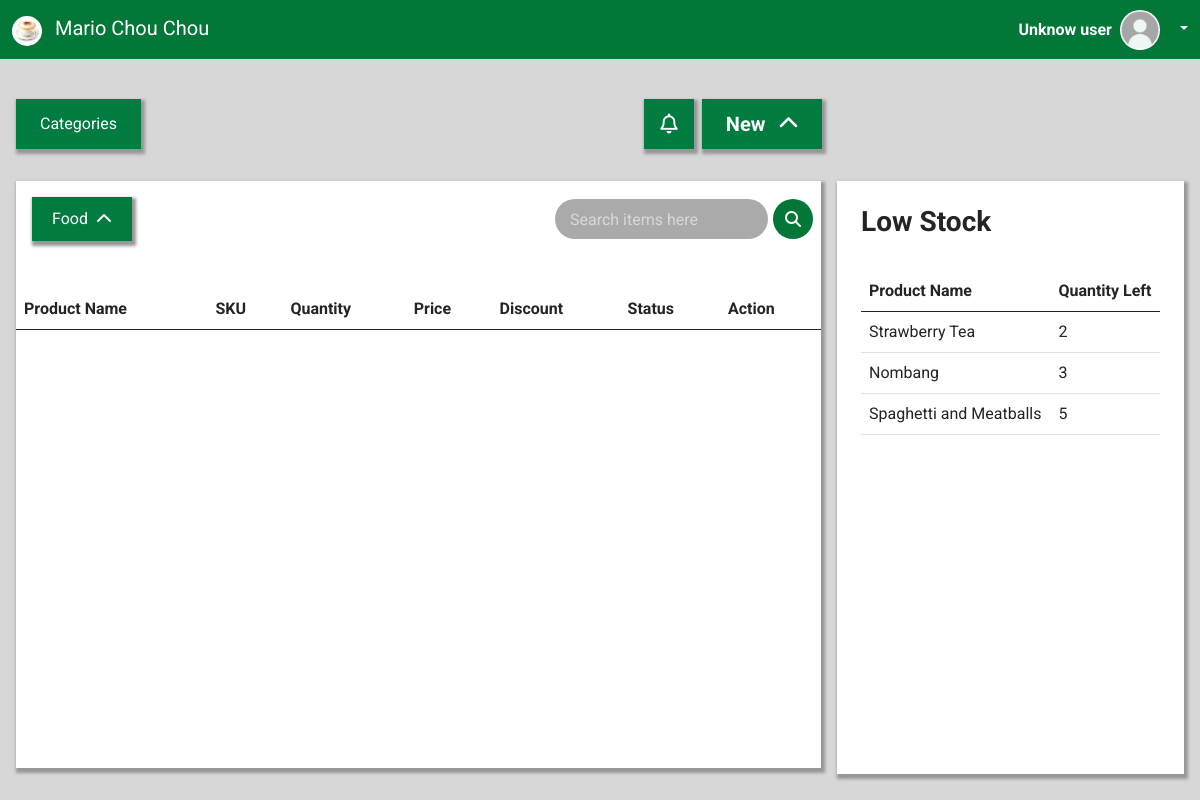
/inventory/, run on an earlier commit of the app's database.
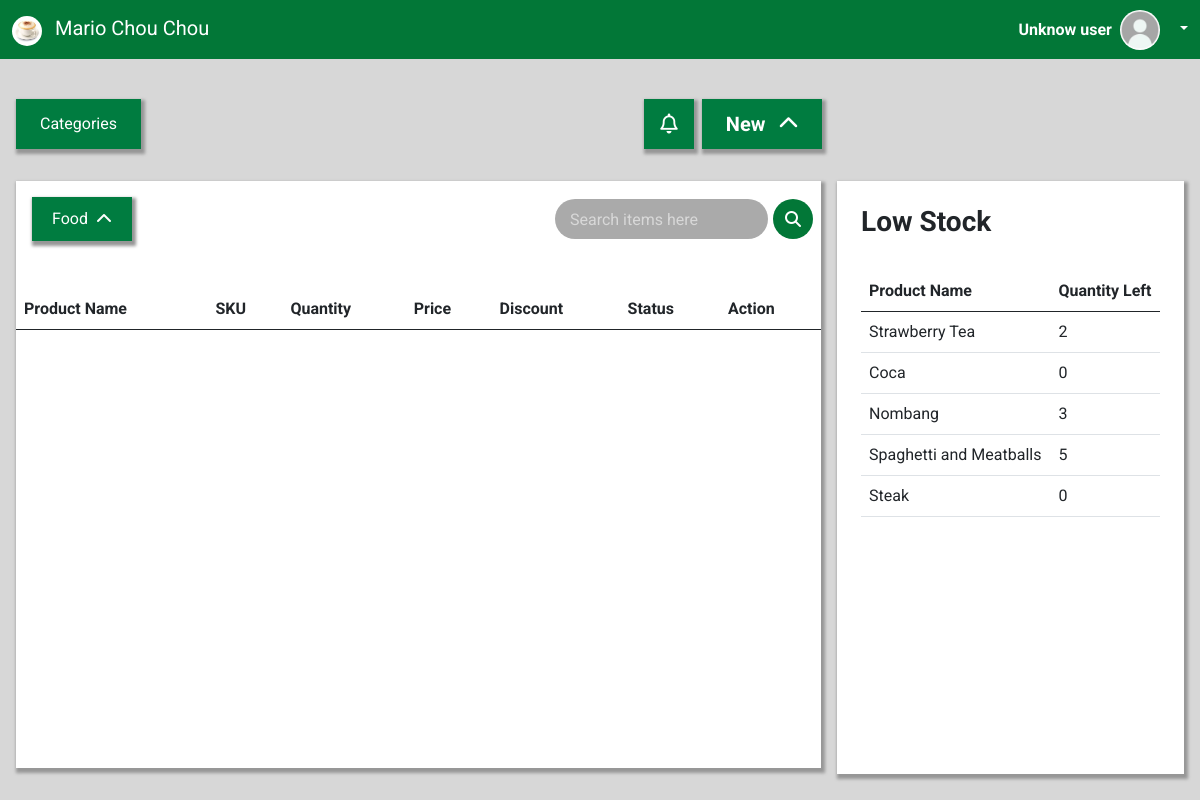
And on a later commit of the database.
### pos_app/models.py (models this page shows, shortened)
class Category(models.Model):
    name = models.CharField(max_length=100, unique=True)
    def __str__(self):
        return self.name

class Product(models.Model):
    name = models.CharField(max_length=255)
    sku = models.CharField(max_length=100, unique=True)
    category = models.ForeignKey(Category, on_delete=models.SET_NULL, null=True)
    quantity_in_stock = models.IntegerField()
    price = models.DecimalField(max_digits=10, decimal_places=2)
    image = models.ImageField(upload_to='products/', null=True, blank=True)
    status = models.CharField(max_length=50, choices=[('available', 'Available'), ('out_of_stock', 'Out of Stock')], default="available")
    discount = models.DecimalField(max_digits=10, decimal_places=2, default=0.00, null=True)
    created_at = models.DateTimeField(auto_now_add=True)

### pos_app/views.py (the view)
# urls.py: path('inventory/', views.inventory_view, name='inventory'),
def inventory_view(request):
    categories = Category.objects.all()
    for category in categories:
        print(f'Category name: {category.name}, Category ID: {category.id}')
    products = Product.objects.all()
    if not products.exists():  # Check if no products exist
        print('Product is empty.')
    else:
        for product in products:
            print(f"Product ID: {product.id}, Product Name: {product.name}, Category: {product.category}, quanity: {product.quantity_in_stock}, dicount: {product.discount} status: {product.status}")
    low_stock_quantity = Product.objects.filter(quantity_in_stock__lte = 5)
    if not low_stock_quantity.exists():
        print('No product has low quantity')
    else:
        for low_stock in low_stock_quantity:
            print(f"low stock product : {low_stock.name}")
    return render(request, 'pos_app/inventory.html', {
        'categories': categories,
        'products': products,
        'low_stock_quantity' : low_stock_quantity
        })

### pos_app/templates/pos_app/inventory.html (shortened to what this page needs)
{% extends "pos_app/base.html" %}
{% block content %}
<div class="inventory_container d-flex mt-4">
    <section class="product_section d-flex m-3 me-2 justify-content-between">
        <div id="categoriess" class="btn-new shadow-new text-white px-4 py-2 d-flex align-items-center">
            <a class="" href="#" role="button" id="" data-bs-toggle="" aria-expanded="false">
                Categories
              </a>
        </div>
        <div class="d-flex ">
            <div class="btn-new py-2 me-2 px-3 shadow-new d-flex align-items-center position-relative">
                <i class="fa-regular fa-bell text-white fs-5" id="notif_fa-bell_btn" style="cursor: pointer !important;">
                </i>
            </div>
            <div class="custom-dropdown btn-new  text-white shadow-new">
                <button class="custom-dropdown-btn fs-5 px-4" id="new_pro_or_cate">
                    <span class="fs-5 fw-bold">New</span>
                    <i class="fa-solid fa-chevron-up ms-2" id="dropdownIcon_new"></i>
                </button>
            </div>
        </div>
    </section>
    <section class="low_stock_section d-flex m-3 ms-2">
    </section>
</div>
<div class="d-flex mt-0 p-0">
    <section class="product_section d-flex flex-column m-3 me-2 justify-content-between  shadow-new bg-white"  style="height: 100% !important; ">
        <div class="d-flex justify-content-between w-100">
            <div class="custom-dropdown shadow-new btn-new m-3">
                <button class="custom-dropdown-btn d-flex align-items-center justify-content-between" id="dropdownBtn">
                    <span id="selectedCategory_normal" data-category_id_normal="{{categories.0.id}}">
                        {% if categories %}
                            {{ categories.0.name }}
                        {% else %}
                            Category
                        {% endif %}
                    </span>
                    <i class="fa-solid fa-chevron-up ms-2" id="dropdownIcon"></i>
                </button>
            </div>
            <div class="d-flex align-items-center ms-3 me-2">
                <input class="text-white"
                    id="search"
                    type="text"
                    placeholder="Search items here"
                    style="height: 40px; border-radius: 20px; background-color: rgb(170, 170, 170); padding: 0 15px; border: none; cursor: pointer; color: white;" />
                <button type="button"
                    style="background-color: rgb(2, 119, 55); border: none; border-radius: 50%; padding: 10px; margin-left: 5px; display: flex; align-items: center; justify-content: center; height: 40px; width: 40px; cursor: pointer;">
                    <i class="fa-solid fa-magnifying-glass text-white"></i>
                </button>
            </div>
        </div>
        <div class="low_stock_table_container_listt mt-4 pt-2" style="height: 487px !important; overflow-y: auto !important">
            <table class="table table-hover position-relative"  >
                <thead>
                    <tr>
                        <th>Product Name</th>
                        <th>SKU</th>
                        <th>Quantity</th>
                        <th>Price</th>
                        <th>Discount</th>
                        <th>Status</th>
                        <th>Action</th>
                    </tr>
                </thead>
            </table>
        </div>
    </section>
    <section class="low_stock_section d-flex flex-column m-3 ms-2 p-4 shadow-new bg-white" style="height: 100% !important; ">
                <h1 class="text-start fs-3 fw-bold ">Low Stock</h1>
                <div class="low_stock_table_container mt-4 pt-2" style="height: 487px !important; overflow-y: auto !important">
                    <table class="table table-hover position-relative"  >
                        <thead>
                            <tr>
                                <th>Product Name</th>
                                <th>Quantity Left</th>
                            </tr>
                        </thead>
                        <tbody class="overflow-auto">
                            {% if low_stock_quantity %}
                                {% for low_stock in low_stock_quantity %}
                                    <tr>
                                        <td>{{low_stock.name}}</td>
                                        <td>{{low_stock.quantity_in_stock}}</td>
                                    </tr>
                                {% endfor %}
                            {%else%}
                                    <td colspan="2">No products are low on stock.</td>
                            {% endif %}
                        </tbody>
                    </table>
                </div>
    </section>
</div>
{% endblock content %}

### pos_app/templates/pos_app/base.html (shortened to what this page needs)
{% load static %}
<!DOCTYPE html>
<html lang="en">
<head>
  <link rel="stylesheet" href="https://cdnjs.cloudflare.com/ajax/libs/twitter-bootstrap/5.1.0/css/bootstrap.min.css">
  <link rel="stylesheet" href="https://cdnjs.cloudflare.com/ajax/libs/font-awesome/5.15.4/css/all.min.css">
  <link href="https://cdn.jsdelivr.net/npm/tailwindcss@2.2.19/dist/tailwind.min.css" rel="stylesheet">
  <link rel="stylesheet" href="https://cdnjs.cloudflare.com/ajax/libs/font-awesome/6.7.2/css/all.min.css" />
  <link rel="stylesheet" type="text/css" href="{% static 'pos_app/css/style.css' %}">
</head>
<body>
  <div class="container-fluid p-0 ">
    <nav class="navbar text-white w-100" style="background-color: rgb(2, 119, 55);">
        <div class="container-fluid d-flex justify-content-between align-items-center">
            {% if not user.role %}
                        <a class="navbar-brand" href="#">
                            <img src="" alt="" width="30" height="24" class="company_logo d-inline-block align-text-top me-2 rounded-circle">
                            <span class="text-white company_name" ></span>
                        </a>
            {% endif %}
            <div class="d-flex align-items-center position-relative">
                {% if user.username%}
                <span class="fw-bold me-2" id="emp_name">{{ user.username }}</span>
                {% else %}
                <span class="fw-bold me-2">Unknow user</span>
                {% endif %}
                {% if user.image %}
                    <img src="{{ user.image.url }}" alt="{{ user.username }}'s image" width="40" height="40" class="rounded-circle me-2">
                {% else %}
                    <img src="{% static 'pos_app/images/download.jpg' %}" alt="Default image" width="40" height="40" class="rounded-circle me-2">
                {% endif %}
                <div class="dropdown ms-2">
                    <a class="dropdown-toggle" href="#" role="button" data-bs-toggle="dropdown" aria-expanded="false">
                    </a>
                </div>
            </div>
        </div>
    </nav>
     {% block content %}
     {% endblock content %}
  </div>
</body>
</html>

### pos_app/static/pos_app/css/style.css (style rules this page uses)
.btn-new { background-color: #007C40 !important; }
.shadow-new { box-shadow: 2px 3px 3px 2px rgb(151, 151, 151) !important; }
.inventory_container { width: 100% !important; }
.product_section { width: 70% !important; }
.low_stock_section { width: 30% !important; }
.custom-dropdown { position: relative; display: inline-block; }
.custom-dropdown-btn { background-color: #007C40; color: white; padding: 10px 20px; border: none; border-radius: 5px; cursor: pointer; }
.custom-dropdown-btn i { transition: all 0.3s ease; }
input::placeholder { color: rgb(216, 216, 216) !important; }

### pos_app/templates/pos_app/base.html (style rules this page uses)
body, html { font-family: "Roboto", sans-serif; background-color: #D7D7D7 !important; }

What changed in the data, as far as the page shows it:
now on this page (row edited): Product: name "Coca", quantity_in_stock "0"
now on this page (row edited): Product: name "Steak", quantity_in_stock "0"
